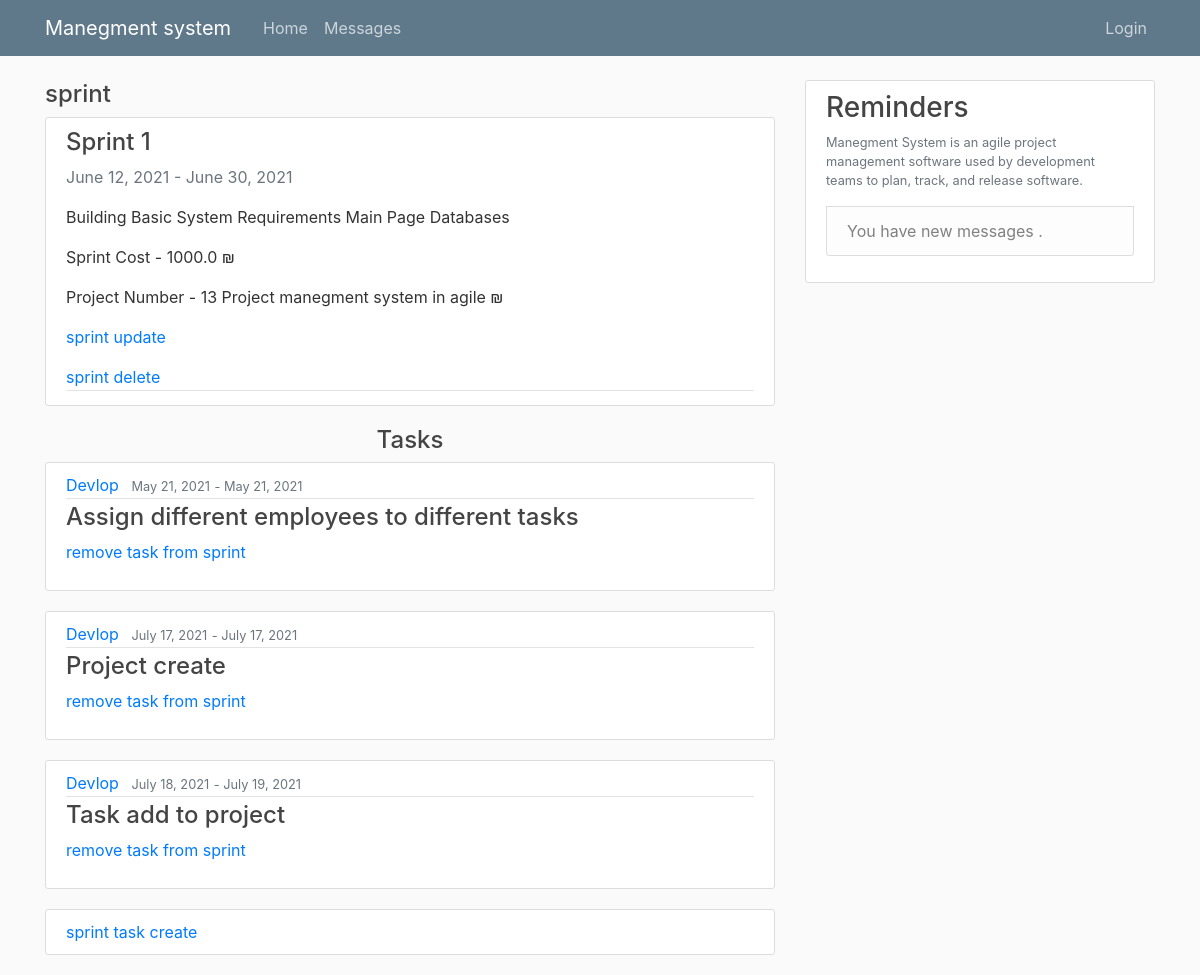
The app's page /manager/sprint/34, older data.
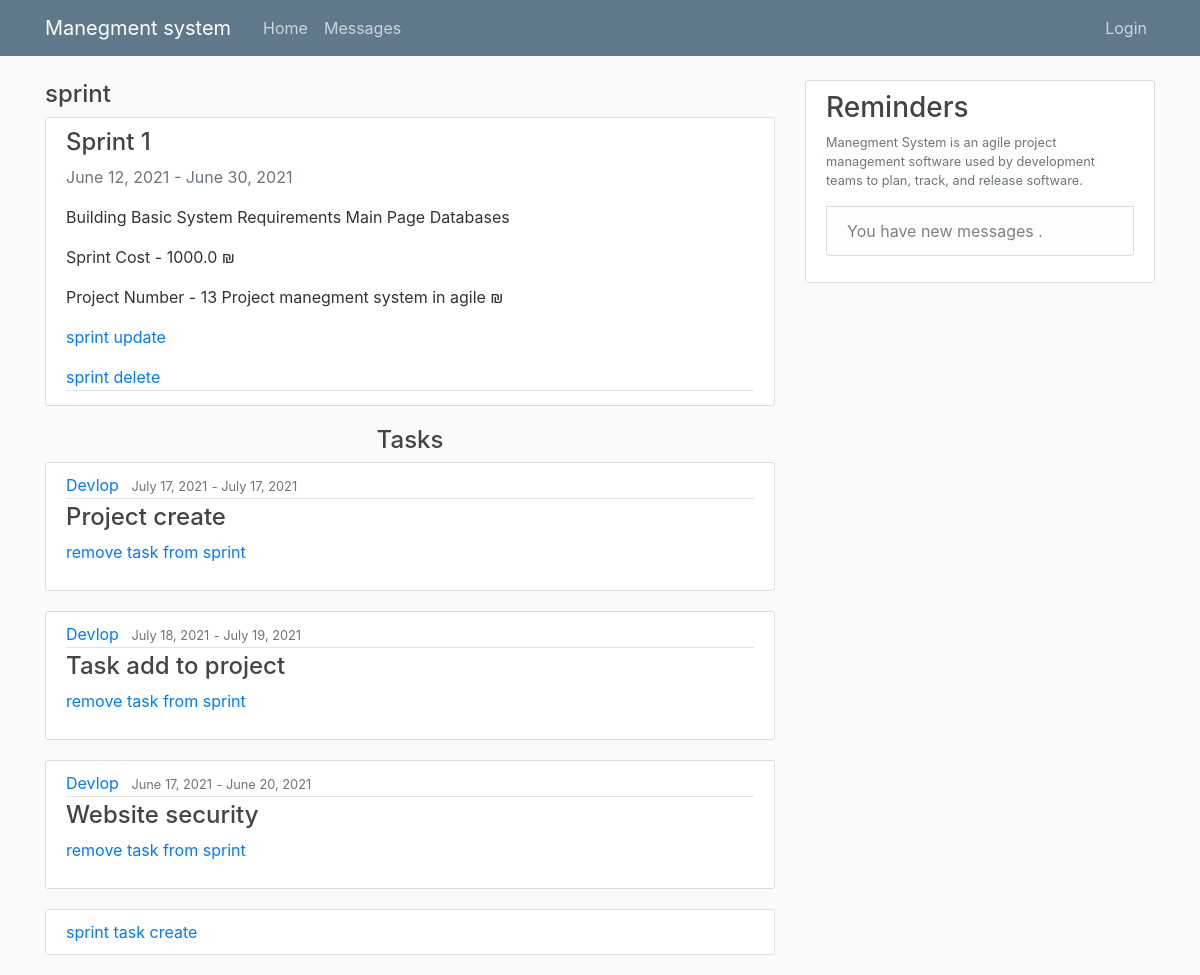
The same page, newer data.
### work/models.py (models this page shows, shortened)
class Sprint_Task(models.Model):
    SpirntId = models.ForeignKey(Sprint, on_delete=models.CASCADE)
    TaskId = models.ForeignKey(Task, on_delete=models.CASCADE)

class Task(models.Model):
    startTime = models.DateField(null=False)
    endTime = models.DateField(null=False)
    inCharge = models.ForeignKey(User, on_delete=models.CASCADE)
    workDone = models.IntegerField(default=0, validators=[MaxValueValidator(100), MinValueValidator(0)])
    lastUpdate = models.DateTimeField(null=False)
    cost = models.FloatField(null=False, default=0)
    TaskName = models.CharField(max_length=300, null=False)
    Description = models.TextField(max_length=500, null=True)
    projectnum = models.ForeignKey(project, on_delete=models.CASCADE)
    inSprint = models.BooleanField(default=False)

### pages/views.py (the view)
# urls.py: path('manager/sprint/<int:sprint_id>', manager_views_sprints, name='manager_views_sprints'),
def manager_views_sprints(request, sprint_id, need_to_delete = False,tid = None):
    if need_to_delete:
        t = get_object_or_404(Task, id=tid)
        t.removeFromSprint()
    tasks = Sprint_Task.objects.all().filter(SpirntId=sprint_id)
    sprint = get_object_or_404(Sprint, id=sprint_id)
    p = sprint.projectnum
    route = 'sprint'
    print(route)
    return render(request, "manager_sprint_view.html",
                  {'tasks': tasks, 'sprint': sprint, 'p': p.pk, 'route': route})

### work/models.py (called while the page is built)
    def __str__(self):
        return self.id.__str__() + " " + self.ProjectName

### templates/manager_sprint_view.html (shortened to what this page needs)
{% extends "Base.html" %}
{% block content %}
        <h4>{{ route }}</h4>
        <article class="media content-section">
          <div class="media-body">
            <h4>{{ sprint.SprintName }}</h4>
               <a class="text-muted">{{ sprint.StartTime|date:"F d, Y" }}</a>
                <a class="text-muted"> - </a>
              <a class="text-muted">{{ sprint.endTime|date:"F d, Y" }}</a>
            <p class="article-content">{{ sprint.Descripion }}</p>
            <p><a class="mr-2" >Sprint Cost - {{ sprint.cost }} ₪ </a></p>
            <p><a class="mr-2" >Project Number  - {{ sprint.projectnum }} ₪ </a></p>
              <div class="article-metadata">
                <a href="{% url 'sprint-update' sprint.pk %}">sprint update</a>
                <a href="{% url 'sprint-delete'  sprint.projectnum.id sprint.pk %}">sprint delete</a>
            </div>
          </div>
        </article>
<h4><center>Tasks</center></h4>
    {% for task in tasks %}
        <article class="media content-section">
          <div class="media-body">
            <div class="article-metadata">
              <a class="mr-2" href="#">{{ task.TaskId.inCharge }}</a>
              <small class="text-muted">{{ task.TaskId.startTime|date:"F d, Y" }}</small>
                <small class="text-muted"> - </small>
              <small class="text-muted">{{ task.TaskId.endTime|date:"F d, Y" }}</small>
            </div>
            <h4><a class="article-title" href="{% url 'manager_task_view' task.TaskId.id %}">{{ task.TaskId.TaskName }}</a></h4>
              <p>
                        <a href="{% url 'sprint_task-delete' task.pk sprint.pk task.TaskId.id  %}">remove task from sprint</a>
                </div>
        </article>
    {% endfor %}
    <article class="media content-section">
            <a href="{% url 'sprint_task-create' sprint.pk p %}">sprint task create</a>
    </article>
{% endblock content %}

Row changes from the older to the newer data that the page shows:
removed Sprint_Task: TaskId.inCharge "Devlop", TaskId.startTime "May 21, 2021", TaskId.endTime "May 21, 2021", TaskId.TaskName "Assign different employees to different tasks"
added Sprint_Task: TaskId.inCharge "Devlop", TaskId.startTime "June 17, 2021", TaskId.endTime "June 20, 2021", TaskId.TaskName "Website security"
